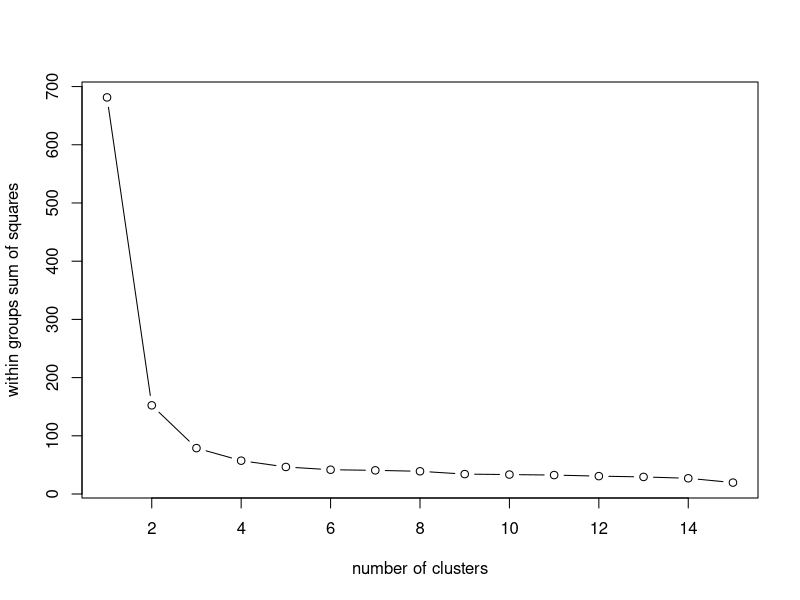
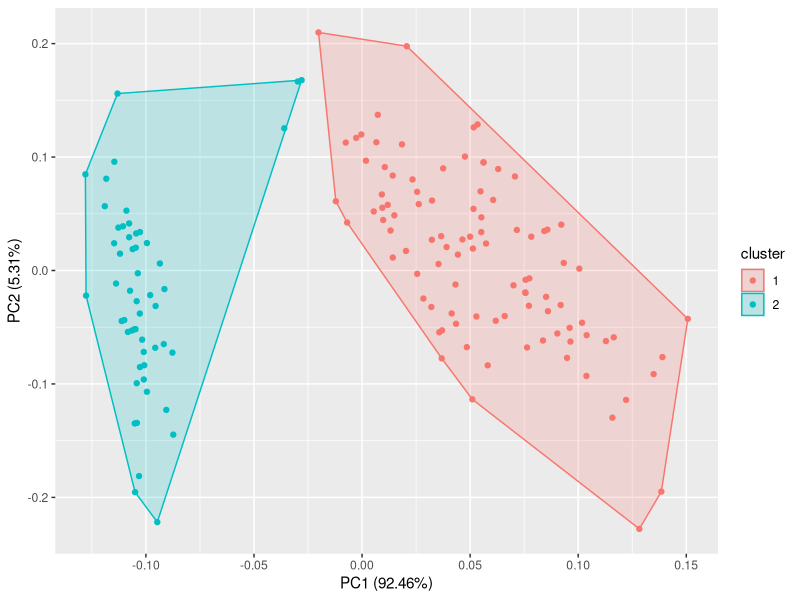

Source code (R) for these figures, in order:
# Install pre-requisite packages
install.packages('stats')
install.packages('dplyr')
install.packages('ggplot2')
install.packages('ggfortify')

# load required packages
library(stats)
library(dplyr)
library(ggplot2)
library(ggfortify)
# Unsupervised learning -hence converting to unlabelled variables
View(iris)
mydata <- select(iris,c(1,2,3,4))

# WSS plot to choose maximum number of clusters
wssplot <- function(data,nc=15,seed=1234){
  wss <- (nrow(data)-1)*sum(apply(data,2,var))
  for(i in 2:nc){
    set.seed(seed)
    wss[i] <- sum(kmeans(data,centers = i)$withinss)}
  plot(1:nc,wss,type = "b",xlab = "number of clusters",
       ylab="within groups sum of squares")
}
# Spotting the kink in the curve in oder to choose the optimum
wssplot(mydata)

# K-means cluster
KM <- kmeans(mydata,2)

# Evaluating cluster Analysis

# Cluster plot
autoplot(KM,mydata,frame=TRUE)

# Cluster centres
KM$centers
